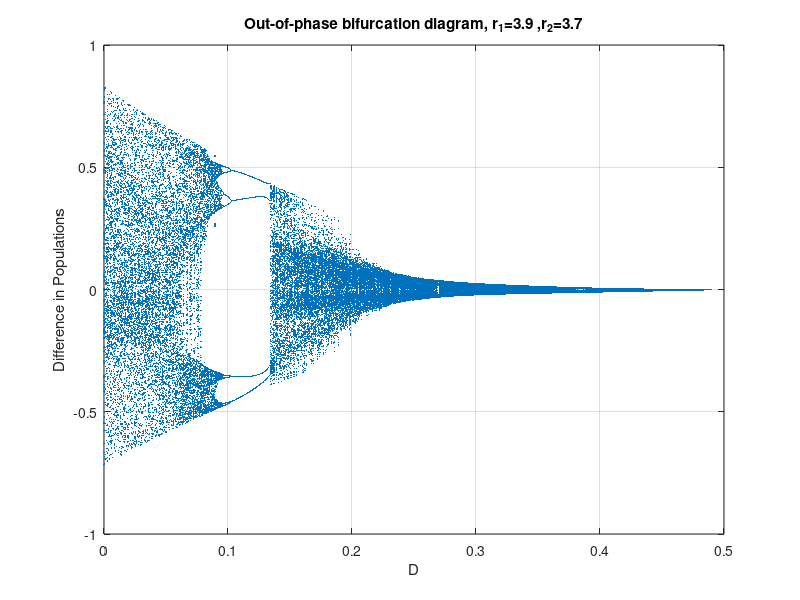

This chart was generated by the following MATLAB code:
%% Bifurcation diagram for OUT-OF-PHASE solutions (signed difference) FOR D

%bifurcation diagram for b with different r

clear; clc;

r1 = 3.7;                % diffusion parameter
r2 = 3.9;
d_min = 0;
d_max = 0.5;
n_d   = 800;            % number of r values

n_transient = 500;      % steps to discard (transient)
n_keep      = 100;      % steps to sample after transient
eps_diff    = 1e-3;     % threshold to define out-of-phase behavior

d_values = linspace(d_min, d_max, n_d);

% Preallocate (upper bound)
D_plot     = zeros(1, n_d * n_keep);
XDIFF_plot = zeros(1, n_d * n_keep);
idx = 1;

for id = 1:n_d
    d = d_values(id);

    % random initial conditions
    x1 = rand;
    x2 = rand;

    % transient
    for k = 1:n_transient
        x1_tilde = r1 * x1 * (1 - x1);
        x2_tilde = r2 * x2 * (1 - x2);

        x1 = x1_tilde + d * (x2_tilde - x1_tilde);
        x2 = x2_tilde + d * (x1_tilde - x2_tilde);
    end

    % after transient, record
    for k = 1:n_keep
        x1_tilde = r1 * x1 * (1 - x1);
        x2_tilde = r2 * x2 * (1 - x2);

        x1 = x1_tilde + d * (x2_tilde - x1_tilde);
        x2 = x2_tilde + d * (x1_tilde - x2_tilde);

        xdiff = x1 - x2;   % signed difference

        % keep only out-of-phase states
        if abs(xdiff) > eps_diff
            D_plot(idx)     = d;
            XDIFF_plot(idx) = xdiff;
            idx = idx + 1;
        end
    end
end

% trim
D_plot     = D_plot(1:idx-1);
XDIFF_plot = XDIFF_plot(1:idx-1);

% Plot bifurcation diagram
figure;
plot(D_plot, XDIFF_plot, '.', 'MarkerSize', 3);
xlabel('D');
ylabel('Difference in Populations');
title('Out-of-phase bifurcation diagram, r_1=3.9 ,r_2=3.7');

ylim([-1, 1]);      % <-- requested y-limits
xlim([d_min d_max]);
grid on;
